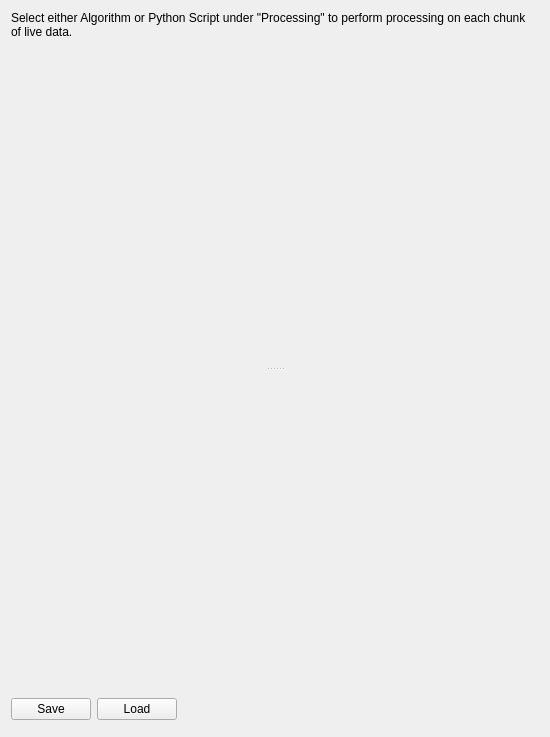
<?xml version="1.0" encoding="UTF-8"?>
<ui version="4.0">
 <class>ProcessingAlgoWidget</class>
 <widget class="QWidget" name="ProcessingAlgoWidget">
  <property name="geometry">
   <rect>
    <x>0</x>
    <y>0</y>
    <width>550</width>
    <height>737</height>
   </rect>
  </property>
  <property name="windowTitle">
   <string>Form</string>
  </property>
  <layout class="QVBoxLayout" name="verticalLayout">
   <item>
    <widget class="QLabel" name="lblProcessingInfo">
     <property name="text">
      <string>Select either Algorithm or Python Script under &quot;Processing&quot; to perform processing on each chunk of live data.</string>
     </property>
     <property name="wordWrap">
      <bool>true</bool>
     </property>
    </widget>
   </item>
   <item>
    <widget class="QSplitter" name="splitterProcessing">
     <property name="orientation">
      <enum>Qt::Vertical</enum>
     </property>
     <widget class="MantidQt::MantidWidgets::AlgorithmSelectorWidget" name="algoSelector">
      <property name="showExecuteButton" stdset="0">
       <bool>false</bool>
      </property>
     </widget>
     <widget class="MantidQt::API::AlgorithmPropertiesWidget" name="algoProperties">
      <property name="algorithmName">
       <string/>
      </property>
     </widget>
    </widget>
   </item>
   <item>
    <layout class="QHBoxLayout" name="horizontalLayout">
     <item>
      <widget class="QPushButton" name="btnSave">
       <property name="text">
        <string>Save</string>
       </property>
      </widget>
     </item>
     <item>
      <widget class="QPushButton" name="btnLoad">
       <property name="text">
        <string>Load</string>
       </property>
      </widget>
     </item>
     <item>
      <spacer name="horizontalSpacer">
       <property name="orientation">
        <enum>Qt::Horizontal</enum>
       </property>
       <property name="sizeHint" stdset="0">
        <size>
         <width>40</width>
         <height>20</height>
        </size>
       </property>
      </spacer>
     </item>
    </layout>
   </item>
   <item>
    <widget class="ScriptEditor" name="editor"/>
   </item>
  </layout>
 </widget>
 <customwidgets>
  <customwidget>
   <class>ScriptEditor</class>
   <extends>QsciScintilla</extends>
   <header>MantidQtMantidWidgets/ScriptEditor.h</header>
  </customwidget>
  <customwidget>
   <class>MantidQt::MantidWidgets::AlgorithmSelectorWidget</class>
   <extends>QWidget</extends>
   <header>MantidQtMantidWidgets/AlgorithmSelectorWidget.h</header>
  </customwidget>
  <customwidget>
   <class>MantidQt::API::AlgorithmPropertiesWidget</class>
   <extends>QWidget</extends>
   <header>MantidQtAPI/AlgorithmPropertiesWidget.h</header>
  </customwidget>
  <customwidget>
   <class>QsciScintilla</class>
   <extends>QFrame</extends>
   <header>Qsci/qsciscintilla.h</header>
  </customwidget>
 </customwidgets>
 <resources/>
 <connections/>
</ui>
